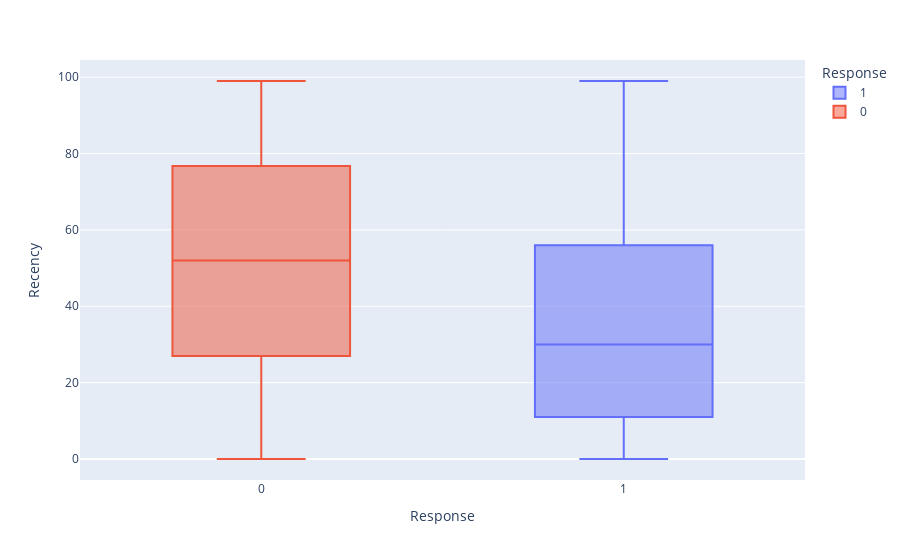

Source (notebook cell):
### Code cell
px.box(df, x='Response', y='Recency', color='Response')

### Figure 1 — Plotly figure (JSON) as saved in the notebook; plotly's stock layout.template omitted (floating-point values rounded to 4 significant figures; data arrays with more than 128 entries replaced by an {"elided": "..."} marker saying what was removed)
{"data": [{"alignmentgroup": "True", "hovertemplate": "Response=%{x}<br>Recency=%{y}<extra></extra>", "legendgroup": "1", "marker": {"color": "#636efa"}, "name": "1", "notched": false, "offsetgroup": "1", "orientation": "v", "showlegend": true, "type": "box", "x": {"elided": "333 int values"}, "x0": " ", "xaxis": "x", "y": {"elided": "333 int values"}, "y0": " ", "yaxis": "y"}, {"alignmentgroup": "True", "hovertemplate": "Response=%{x}<br>Recency=%{y}<extra></extra>", "legendgroup": "0", "marker": {"color": "#EF553B"}, "name": "0", "notched": false, "offsetgroup": "0", "orientation": "v", "showlegend": true, "type": "box", "x": {"elided": "1883 int values"}, "x0": " ", "xaxis": "x", "y": {"elided": "1883 int values"}, "y0": " ", "yaxis": "y"}], "layout": {"autosize": true, "boxmode": "overlay", "legend": {"title": {"text": "Response"}, "tracegroupgap": 0}, "margin": {"t": 60}, "xaxis": {"anchor": "y", "autorange": true, "categoryarray": [1, 0], "categoryorder": "array", "domain": [0, 1], "range": [-0.5, 1.5], "title": {"text": "Response"}, "type": "linear"}, "yaxis": {"anchor": "x", "autorange": true, "domain": [0, 1], "range": [-5.5, 104.5], "title": {"text": "Recency"}, "type": "linear"}}}
